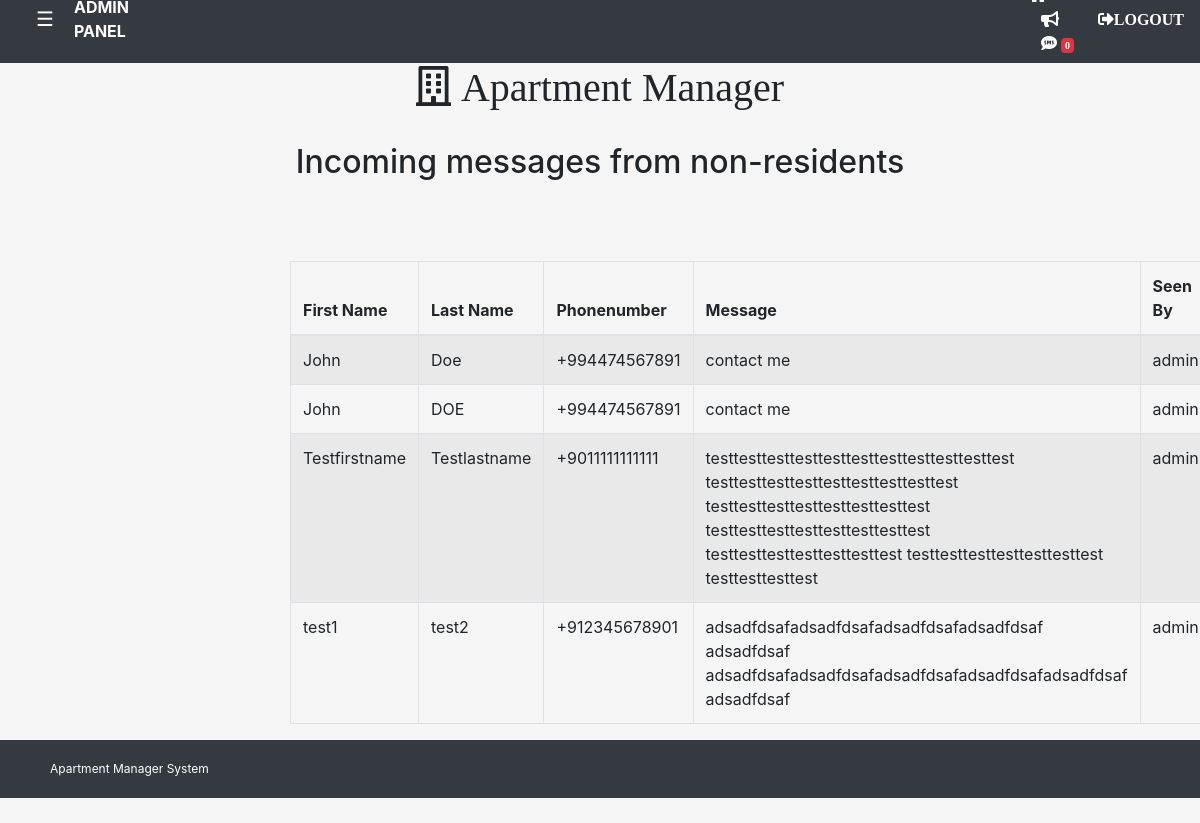
Screenshot of /admin/admincontact.php with the database file from the repository.
### tables this page shows
CREATE TABLE `contactus` (
  `msgid` int(32) NOT NULL,
  `firstname` varchar(255) NOT NULL,
  `lastname` varchar(255) NOT NULL,
  `phonenumber` varchar(255) NOT NULL,
  `subject` text NOT NULL,
  `submitdate` date NOT NULL,
  `seenby` varchar(255) NOT NULL DEFAULT 'ravan'
);

### admin/admincontact.php (the view, shortened to what this page needs)
<!DOCTYPE html>
<html lang="en">
<head>
    <link rel="stylesheet" href="https://maxcdn.bootstrapcdn.com/bootstrap/4.5.2/css/bootstrap.min.css">
  <link rel="stylesheet" href="https://use.fontawesome.com/releases/v5.7.0/css/all.css"
>
</head>
<body>
<?php
 include "../config/header.php";
?>
 <center><h1><i class="far fa-building" style="font-size:40px">
 Apartment Manager</i></h1><br>
 <h2>Incoming messages from non-residents</h2>
</center>
<br><br><br>
<div class="wrapper">
        <div class="container-fluid">
            <div class="row">
                <div class="col-md-12">
                    <?php
                        $host = "localhost";
                        $user = "root";
                        $pass = "";
                        $db = "mydb";
                        $dbconnection = new mysqli($host, $user, $pass,$db);
                    $sql = "SELECT * FROM contactus";
                    if($result = mysqli_query($dbconnection, $sql)){
                        if(mysqli_num_rows($result) > 0){
                            echo "<table class='table table-bordered table-striped'>";
                                echo "<thead>";
                                    echo "<tr>";
                                        echo "<th>First Name</th>";
                                        echo "<th>Last Name</th>";
                                        echo "<th>Phonenumber</th>";
                                        echo "<th>Message</th>";
                                        echo "<th>Seen By</th>";
                                    echo "</tr>";
                                echo "</thead>";
                                echo "<tbody>";
                                while($row = mysqli_fetch_array($result)){
                                    echo "<tr>";
                                        echo "<td>" . $row['firstname'] . "</td>";
                                        echo "<td>" . $row['lastname'] . "</td>";
                                        echo "<td>" . $row['phonenumber'] . "</td>";
                                        echo "<td>" . $row['subject'] . "</td>";
                                        echo "<td>" . $row['seenby'] . "</td>";
                                    echo "</tr>";
                                }
                                echo "</tbody>";
                            echo "</table>";
                        } else{
                            echo "<p><em>No records were found.</em></p>";
                        }
                    } else{
                        echo "ERROR: Could not able to execute $sql. " . mysqli_error($link);
                    }
                    ?>
                </div>
            </div>
        </div>
    </div>
<div style= "margin-top: 0px auto;">
<?php
 include "../config/footer.php";
?>
</div>
    </body>
    </html>

### admin/admincontact.php (style rules this page uses)
.wrapper { width: 650px; margin: 0 auto; }

### rows the page displays
contactus: firstname "John", lastname "Doe", phonenumber "+994474567891", subject "contact me", seenby "admin"
contactus: firstname "John", lastname "DOE", phonenumber "+994474567891", subject "contact me", seenby "admin"
contactus: firstname "Testfirstname", lastname "Testlastname", phonenumber "+9011111111111", subject "testtesttesttesttesttesttesttesttesttesttest testtesttesttesttesttesttesttesttest testtesttesttesttesttesttesttest testtesttesttesttesttesttesttest testtesttesttesttesttesttest testtesttesttesttesttesttest testtesttesttest", seenby "admin"
contactus: firstname "test1", lastname "test2", phonenumber "+912345678901", subject "adsadfdsafadsadfdsafadsadfdsafadsadfdsaf adsadfdsaf adsadfdsafadsadfdsafadsadfdsafadsadfdsafadsadfdsaf adsadfdsaf", seenby "admin"

### other values shown
$announcecount "0"
